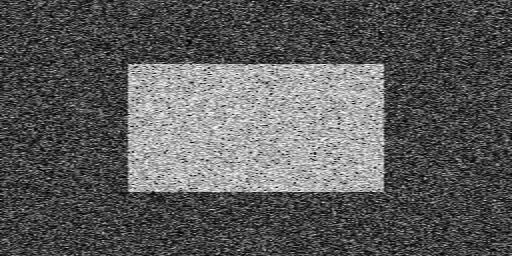
#> input picture OpenCV Practice/noisy2.png, 512 x 256 px
$ jupyter execute otsu-thresholding.ipynb
#> lines starting #> are read from the running program, lines starting #| are printed output that depends on the picture; after the words box and inside, x2 and y2 are one past the last pixel; in counts of white or black regions, pixels touching at a corner belong together
[cell 1]
import cv2
import numpy as np
from matplotlib import pyplot as plt

[cell 2]
img = cv2.imread('noisy2.png', 0)
#> img is the input picture: shape (256, 512); min 0, max 254, mean 91

ret1, th1 = cv2.threshold(img, 127, 255, cv2.THRESH_BINARY)
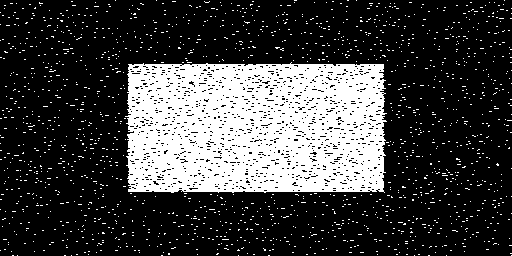
#> th1: shape (256, 512); 25.3% white; 1632 white regions (1631 under 20 px), largest, box (x1, y1, x2, y2) and area: (125, 62, 387, 193) 29976

ret2, th2 = cv2.threshold(img, 0, 255, cv2.THRESH_BINARY+cv2.THRESH_OTSU)
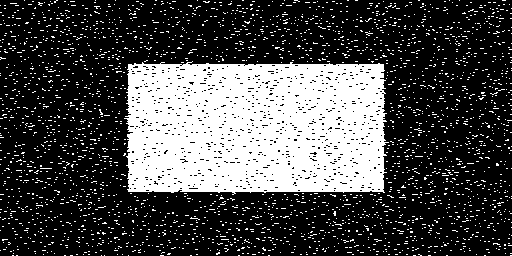
#> th2: shape (256, 512); 28.8% white; 2741 white regions (2740 under 20 px), largest, box (x1, y1, x2, y2) and area: (124, 61, 389, 195) 31152
#> ret2 = 114

blur = cv2.GaussianBlur(img, (11,11), 0)
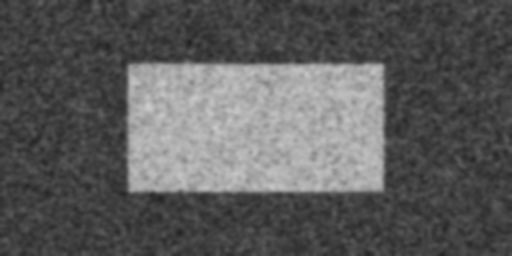
#> blur: shape (256, 512); min 34, max 203, mean 91
ret3, th3 = cv2.threshold(blur, 0, 255, cv2.THRESH_BINARY+cv2.THRESH_OTSU)
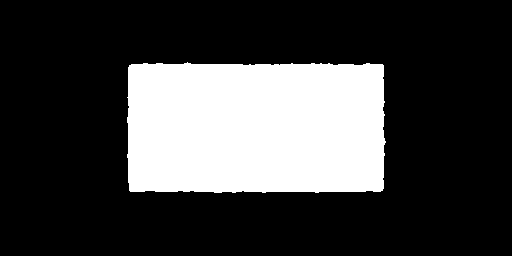
#> th3: shape (256, 512); 25% white; 1 white region, box (x1, y1, x2, y2) and area: (127, 62, 386, 193) 32759
#> ret3 = 117

[cell 3]
images = [img, 0, th1,
          img, 0, th2,
          blur, 0, th3]
titles = ['Orig Noisy', 'Histogram', 'Global Threshold',
          'Orig Noisy', 'Histogram', 'Otsu\'s Threshold',
          'Gaussian Filtered', 'Histogram', 'Otsu\'s Threshold']

for i in range(3):
    plt.subplot(3, 3, i*3+1), plt.imshow(images[i*3], 'gray')
    plt.title(titles[i*3]), plt.xticks([]), plt.yticks([])
    plt.subplot(3, 3, i*3+2), plt.hist(images[i*3].ravel(), 256)
    plt.title(titles[i*3+1]), plt.xticks([]), plt.yticks([])
    plt.subplot(3, 3, i*3+3), plt.imshow(images[i*3+2], 'gray')
    plt.title(titles[i*3+2]), plt.xticks([]), plt.yticks([])

plt.show()
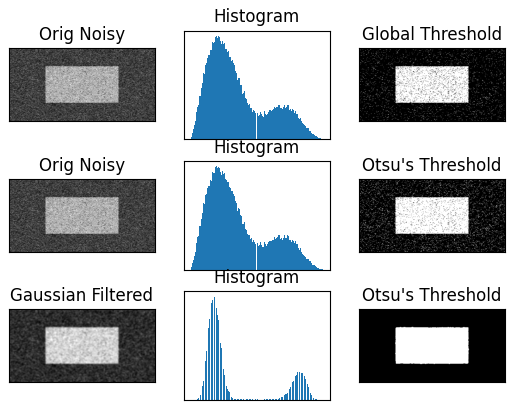
#> figure drawn by matplotlib, 9 panels
